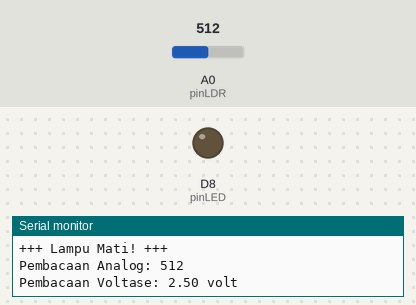
This program was run on a simulated ESP8266 (Wemos D1 mini). Shown: output pins drawn as LEDs (lit = HIGH), the last lines printed to the serial monitor. The test bench sets the inputs (shaded band); at power-on: A0 (pinLDR) = 512.

Above: at 1.8 s.
1.9 s: A0 (pinLDR) set to 985
4.2 s: A0 (pinLDR) set to 1013
At 6.5 s:
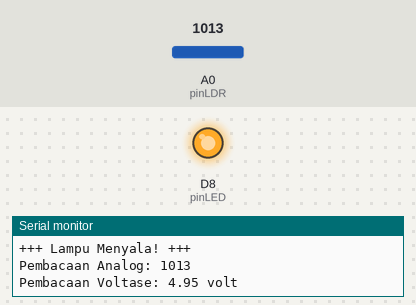
7.5 s: A0 (pinLDR) set to 990
At 10.2 s:
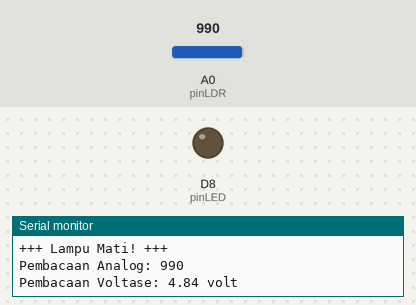
10.5 s: A0 (pinLDR) set to 1010
At 12.6 s:
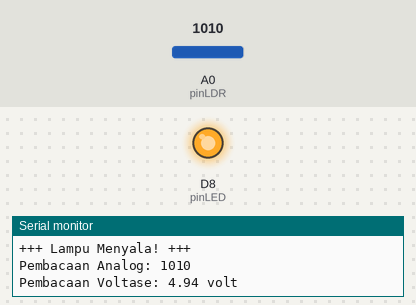
Timing chart, 0 to 14.1 s (numbered marks = the images above; inputs shaded):
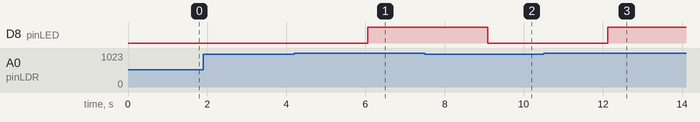

Measured:
- the behaviour switches between 999 and 1000 on A0 (pinLDR) (found by bisection; images 0 and 1)
- after the input at 4.2 s, D8 (pinLED): LOW → HIGH after 1.9 s
- after the input at 7.5 s, D8 (pinLED): HIGH → LOW after 1.6 s
- after the input at 10.5 s, D8 (pinLED): LOW → HIGH after 1.6 s

The program:

main.cpp
```cpp
#include <Arduino.h>

#define pinLDR A0
#define pinLED D8

int valSensor;
float voltageSensor;

void setup()
{
  // put your setup code here, to run once:
  Serial.begin(9600);
  pinMode(pinLED, OUTPUT);
}

void loop()
{
  // put your main code here, to run repeatedly:
  valSensor = analogRead(pinLDR);
  voltageSensor = valSensor * (5.0 / 1023.0);
  Serial.print("Pembacaan Analog: ");
  Serial.println(valSensor);
  Serial.print("Pembacaan Voltase: ");
  Serial.print(voltageSensor);
  Serial.println(" volt");
  delay(1000);

  if (valSensor >= 1000)
  {
    digitalWrite(pinLED, HIGH);
    Serial.println("+++ Lampu Menyala! +++");
  }
  else
  {
    digitalWrite(pinLED, LOW);
    Serial.println("+++ Lampu Mati! +++");
  }
}
```
